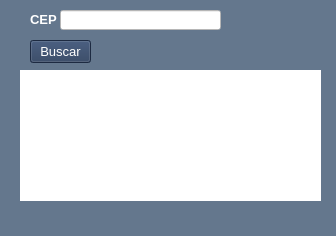
<?xml version="1.0" encoding="UTF-8"?>
<ui version="4.0">
 <class>MainWindow</class>
 <widget class="QMainWindow" name="MainWindow">
  <property name="geometry">
   <rect>
    <x>0</x>
    <y>0</y>
    <width>336</width>
    <height>236</height>
   </rect>
  </property>
  <property name="windowTitle">
   <string>CEP Locator</string>
  </property>
  <property name="styleSheet">
   <string notr="true">background-color: rgb(100, 119, 141);</string>
  </property>
  <widget class="QWidget" name="centralwidget">
   <widget class="QLabel" name="label">
    <property name="geometry">
     <rect>
      <x>30</x>
      <y>13</y>
      <width>47</width>
      <height>13</height>
     </rect>
    </property>
    <property name="font">
     <font>
      <pointsize>10</pointsize>
      <weight>75</weight>
      <bold>true</bold>
     </font>
    </property>
    <property name="styleSheet">
     <string notr="true">color: rgb(255, 255, 255);</string>
    </property>
    <property name="text">
     <string>CEP</string>
    </property>
   </widget>
   <widget class="QLineEdit" name="lineEdit">
    <property name="geometry">
     <rect>
      <x>60</x>
      <y>10</y>
      <width>161</width>
      <height>20</height>
     </rect>
    </property>
    <property name="styleSheet">
     <string notr="true">background-color: rgb(255, 255, 255);</string>
    </property>
   </widget>
   <widget class="QPushButton" name="pushButton">
    <property name="geometry">
     <rect>
      <x>30</x>
      <y>40</y>
      <width>61</width>
      <height>23</height>
     </rect>
    </property>
    <property name="font">
     <font>
      <pointsize>10</pointsize>
     </font>
    </property>
    <property name="styleSheet">
     <string notr="true">background-color: rgb(40, 59, 91);
color: rgb(255, 255, 255);</string>
    </property>
    <property name="text">
     <string>Buscar</string>
    </property>
   </widget>
   <widget class="QLabel" name="label_2">
    <property name="geometry">
     <rect>
      <x>20</x>
      <y>70</y>
      <width>301</width>
      <height>131</height>
     </rect>
    </property>
    <property name="font">
     <font>
      <pointsize>10</pointsize>
     </font>
    </property>
    <property name="styleSheet">
     <string notr="true">background-color: rgb(255, 255, 255);</string>
    </property>
    <property name="text">
     <string/>
    </property>
    <property name="alignment">
     <set>Qt::AlignLeading|Qt::AlignLeft|Qt::AlignTop</set>
    </property>
   </widget>
   <widget class="QLabel" name="label_3">
    <property name="geometry">
     <rect>
      <x>100</x>
      <y>42</y>
      <width>181</width>
      <height>20</height>
     </rect>
    </property>
    <property name="font">
     <font>
      <weight>50</weight>
      <bold>false</bold>
     </font>
    </property>
    <property name="styleSheet">
     <string notr="true">color: rgb(255, 255, 255);</string>
    </property>
    <property name="text">
     <string/>
    </property>
   </widget>
  </widget>
  <widget class="QMenuBar" name="menubar">
   <property name="geometry">
    <rect>
     <x>0</x>
     <y>0</y>
     <width>336</width>
     <height>21</height>
    </rect>
   </property>
  </widget>
  <widget class="QStatusBar" name="statusbar"/>
 </widget>
 <resources/>
 <connections/>
</ui>
